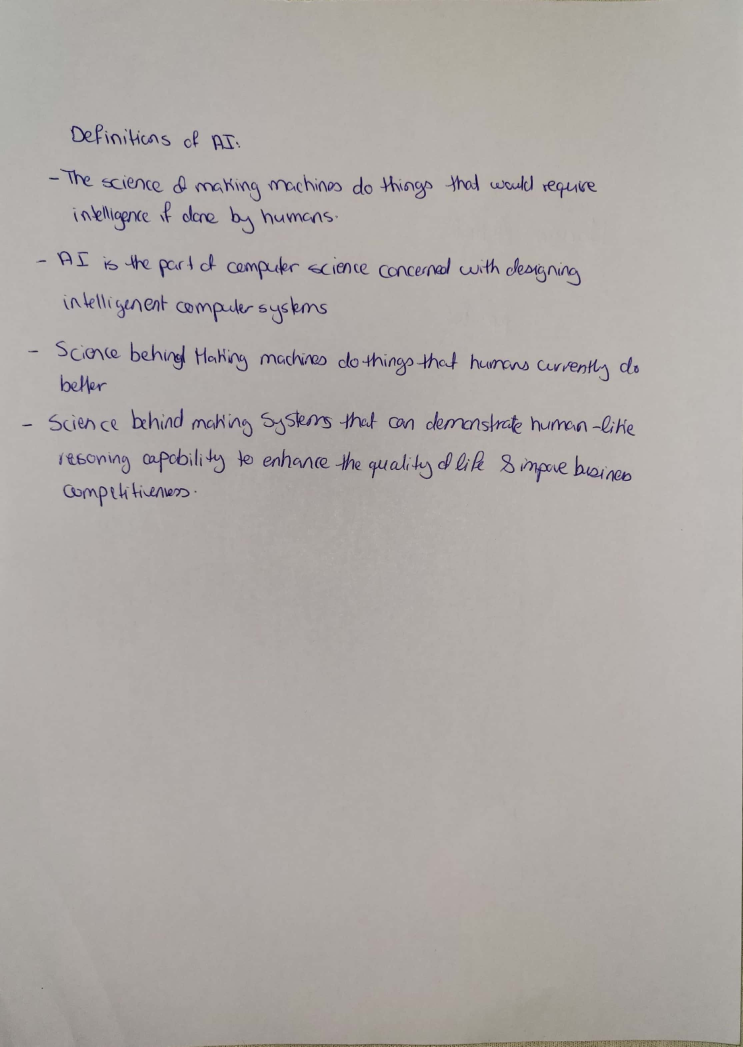
#> input picture testData/Females/F124.jpg, 2228 x 3140 px (shown at 1/3 size)
$ python -i hinge_feature_extraction.py   (imports and definitions only)
#> lines starting #> are read from the running program, lines starting #| are printed output that depends on the picture; after the words box and inside, x2 and y2 are one past the last pixel; in counts of white or black regions, pixels touching at a corner belong together
# -*- coding: utf-8 -*-
from PIL import Image, ImageEnhance
import cv2
import numpy as np


N_ANGLE_BINS = 40
BIN_SIZE = 360 // N_ANGLE_BINS
LEG_LENGTH = 25
sharpness_factor=10
bordersize=3
show_images=False
is_binary=False


def preprocess_image(img_file, sharpness_factor = 10, bordersize = 3):
#> called with img_file = 'testData/Females/F124.jpg', sharpness_factor = 10, bordersize = 3
    im = Image.open(img_file)
#> im is the input picture: PIL image 2228x3140 RGB; mean R, G, B 173.9, 169.1, 165.9

    enhancer = ImageEnhance.Sharpness(im)
    im_s_1 = enhancer.enhance(sharpness_factor)
    # plt.imshow(im_s_1, cmap='gray')

    (width, height) = (im.width * 2, im.height * 2)
#> width = 4456; height = 6280
    im_s_1 = im_s_1.resize((width, height))
#> im_s_1: PIL image 4456x6280 RGB
    image = np.array(im_s_1)
    image = cv2.copyMakeBorder(
        image,
        top=bordersize,
        bottom=bordersize,
        left=bordersize,
        right=bordersize,
        borderType=cv2.BORDER_CONSTANT,
        value=[255, 255, 255]
    )

    image = cv2.cvtColor(image, cv2.COLOR_BGR2GRAY)
#> image: shape (6286, 4462)
    image = cv2.GaussianBlur(image,(3,3),0)

    (thresh, bw_image) = cv2.threshold(image, 128, 255, cv2.THRESH_BINARY | cv2.THRESH_OTSU)
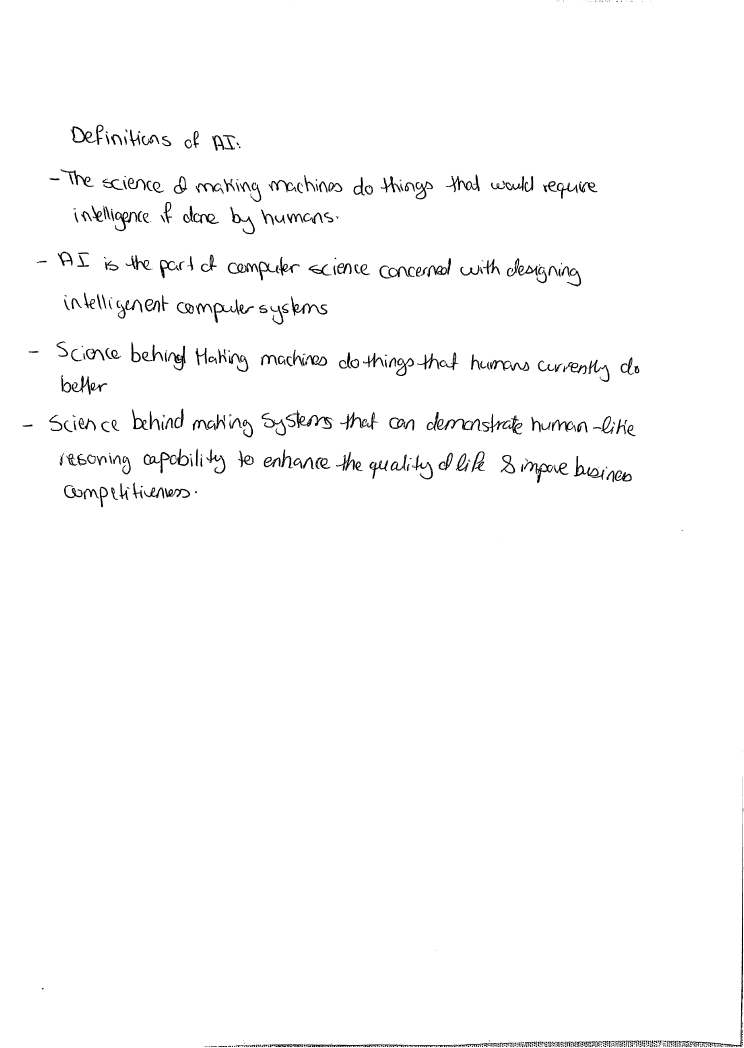
#> bw_image: shape (6286, 4462) (shown at 1/6 size); 98.4% white; 891 black regions (268 under 20 px)
#> thresh = 106

    return bw_image

def get_contour_pixels(bw_image):
    contours, _= cv2.findContours(bw_image, cv2.RETR_TREE, cv2.CHAIN_APPROX_NONE)
#> contours = 1188 contours, 430 with area under 20; largest, box (x1, y1, x2, y2) and area: (0, 0, 4462, 6286) 28037385, (4440, 4801, 4460, 6268) 8899, (425, 757, 580, 858) 8160, (1754, 2460, 1996, 2575) 6832, (3142, 2768, 3322, 2899) 5882
    contours = sorted(contours, key=cv2.contourArea, reverse=True)[1:]
#> contours = 1187 contours, 430 with area under 20; largest, box (x1, y1, x2, y2) and area: (4440, 4801, 4460, 6268) 8899, (425, 757, 580, 858) 8160, (1754, 2460, 1996, 2575) 6832, (3142, 2768, 3322, 2899) 5882, (2689, 1046, 2879, 1154) 5781

    img2 = bw_image.copy()[:,:,np.newaxis]
    img2 = np.concatenate([img2, img2, img2], axis = 2)
#> img2: shape (6286, 4462, 3); 98.4% white; 891 black regions (268 under 20 px)

    return contours

def get_hinge_features(img_file):
    bw_image = preprocess_image(img_file,sharpness_factor, bordersize)
    contours = get_contour_pixels(bw_image)

    hist = np.zeros((N_ANGLE_BINS, N_ANGLE_BINS))

    # print([len(cnt) for cnt in contours])
    for cnt in contours:
        n_pixels = len(cnt)
        if n_pixels <= LEG_LENGTH:
            continue

        points = np.array([point[0] for point in cnt])
        xs, ys = points[:, 0], points[:, 1]
        point_1s = np.array([cnt[(i + LEG_LENGTH) % n_pixels][0] for i in range(n_pixels)])
        point_2s = np.array([cnt[(i - LEG_LENGTH) % n_pixels][0] for i in range(n_pixels)])
        x1s, y1s = point_1s[:, 0], point_1s[:, 1]
        x2s, y2s = point_2s[:, 0], point_2s[:, 1]

        phi_1s = np.degrees(np.arctan2(y1s - ys, x1s - xs) + np.pi)
        phi_2s = np.degrees(np.arctan2(y2s - ys, x2s - xs) + np.pi)

        indices = np.where(phi_2s > phi_1s)[0]

        for i in indices:
            phi1 = int(phi_1s[i] // BIN_SIZE) % N_ANGLE_BINS
            phi2 = int(phi_2s[i] // BIN_SIZE) % N_ANGLE_BINS
            hist[phi1, phi2] += 1
#> this loop made 1187 passes
#> n_pixels on passes 1 to 3: 3018, 537, 1287
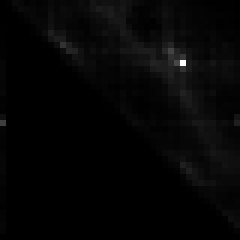
#> hist: shape (40, 40) float64 (shown 6 times larger); min 0, max 1931, mean 42.4; drawn with min black and max white

    normalised_hist = hist / np.sum(hist)
    feature_vector = normalised_hist[np.triu_indices_from(normalised_hist, k = 1)]
#> feature_vector = 780 values, max 0.0285 at index 364, min 2.95e-05 at index 38, mean 0.00124

    return feature_vector

>>> result = get_hinge_features('testData/Females/F124.jpg')
#> result has the same summary as feature_vector in get_hinge_features

$ run again, on testData/Females/F125.jpg
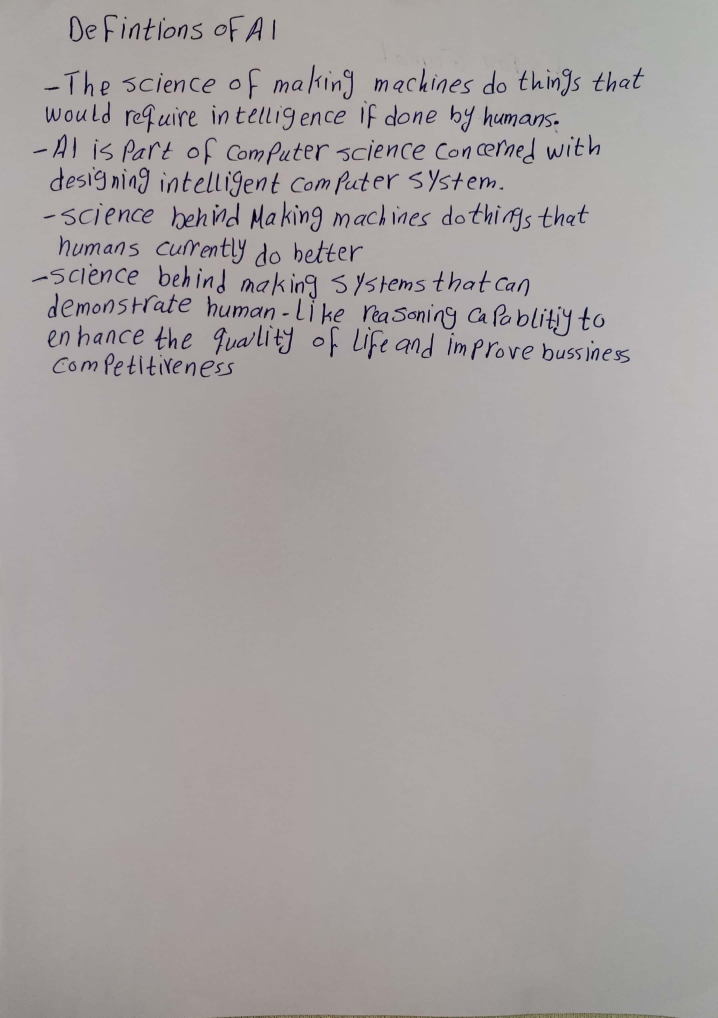
#> input picture testData/Females/F125.jpg, 2152 x 3052 px (shown at 1/3 size)
#> in preprocess_image, im is the input picture: PIL image 2152x3052 RGB; mean R, G, B 167.4, 162.4, 161.5
#> in preprocess_image, `(thresh, bw_image) = cv2.threshold(image, 128, 255, cv2.THRESH_BINARY ..`:
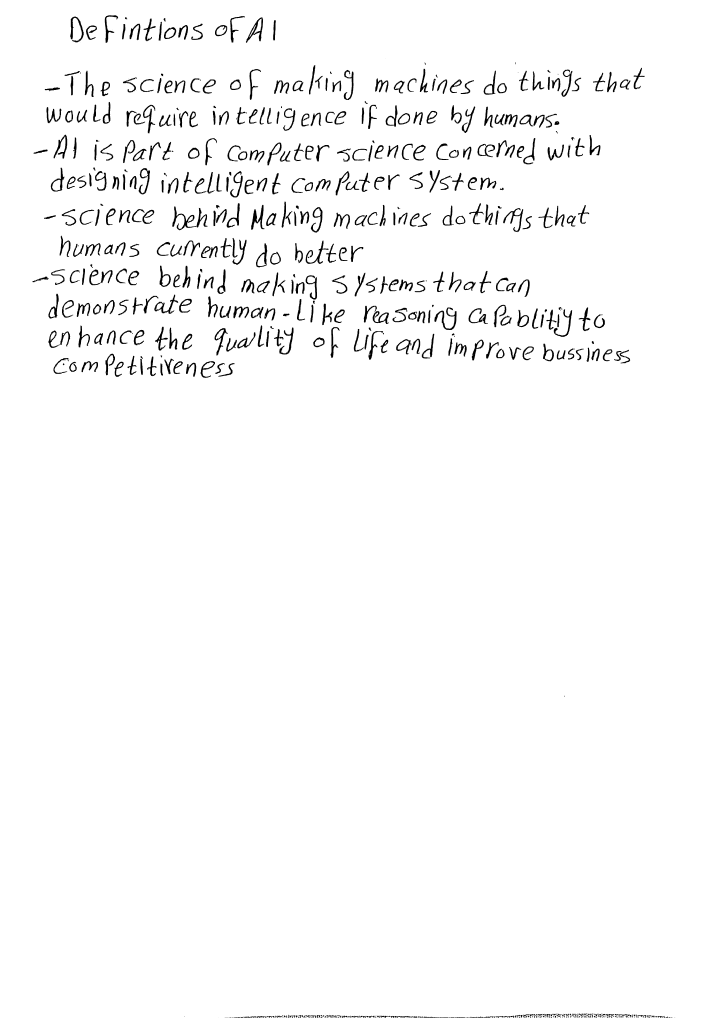
#> bw_image: shape (6110, 4310) (shown at 1/6 size); 97.6% white; 732 black regions (144 under 20 px)
#> thresh = 97
#> in get_contour_pixels, `contours, _= cv2.findContours(bw_image, cv2.RETR_TREE, cv2.CHAIN_APPRO..`: contours = 882 contours, 194 with area under 20; largest, box (x1, y1, x2, y2) and area: (0, 0, 4310, 6110) 26323681, (1033, 1237, 1247, 1383) 7892, (1474, 103, 1580, 258) 6414, (304, 1005, 387, 1150) 5422, (1535, 1458, 1604, 1605) 5163
#> in get_contour_pixels, `contours = sorted(contours, key=cv2.contourArea, reverse=True)[1:]`: contours = 881 contours, 194 with area under 20; largest, box (x1, y1, x2, y2) and area: (1033, 1237, 1247, 1383) 7892, (1474, 103, 1580, 258) 6414, (304, 1005, 387, 1150) 5422, (1535, 1458, 1604, 1605) 5163, (2605, 1844, 2740, 1981) 4778
#> img2: shape (6110, 4310, 3); 97.6% white; 732 black regions (144 under 20 px)
#> the loop in get_hinge_features, `for cnt in contours:` made 881 passes
#> n_pixels on passes 1 to 3: 1383, 481, 401
#> after the loop in get_hinge_features, `for cnt in contours:`:
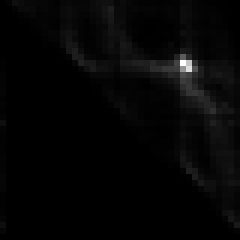
#> hist: shape (40, 40) float64 (shown 6 times larger); min 0, max 2223, mean 49.8; drawn with min black and max white
#> feature_vector = 780 values, max 0.0279 at index 364, min 1.25e-05 at index 38, mean 0.00126
#> result has the same summary as feature_vector in get_hinge_features

$ run again, on testData/Females/F126.jpg
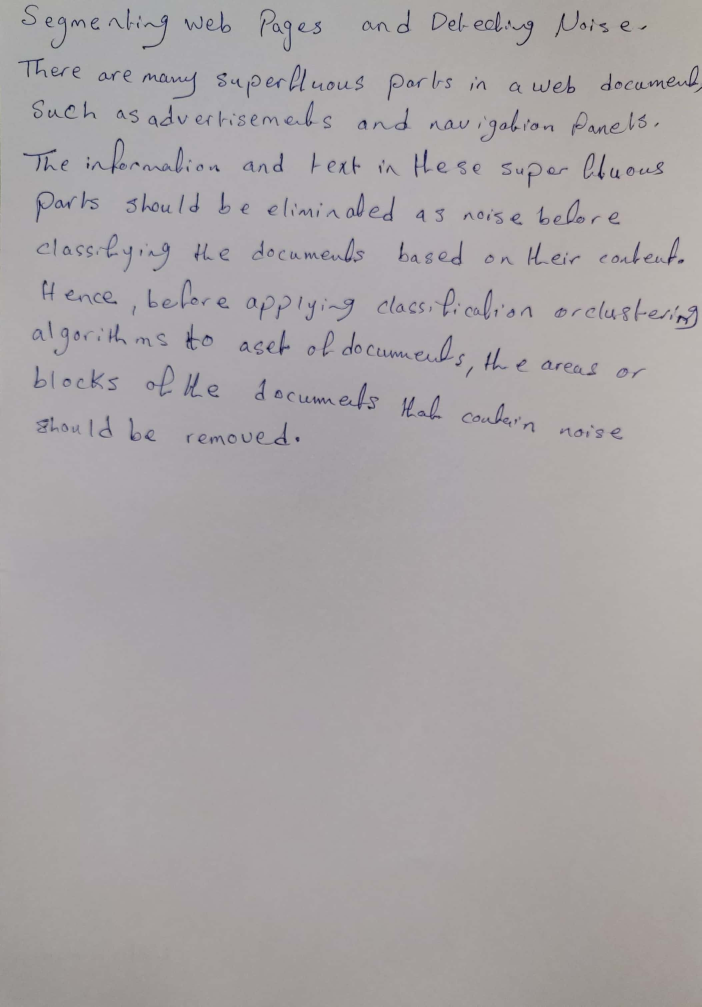
#> input picture testData/Females/F126.jpg, 2104 x 3020 px (shown at 1/3 size)
#> in preprocess_image, im is the input picture: PIL image 2104x3020 RGB; mean R, G, B 168.6, 164.1, 165.4
#> in preprocess_image, `(thresh, bw_image) = cv2.threshold(image, 128, 255, cv2.THRESH_BINARY ..`:
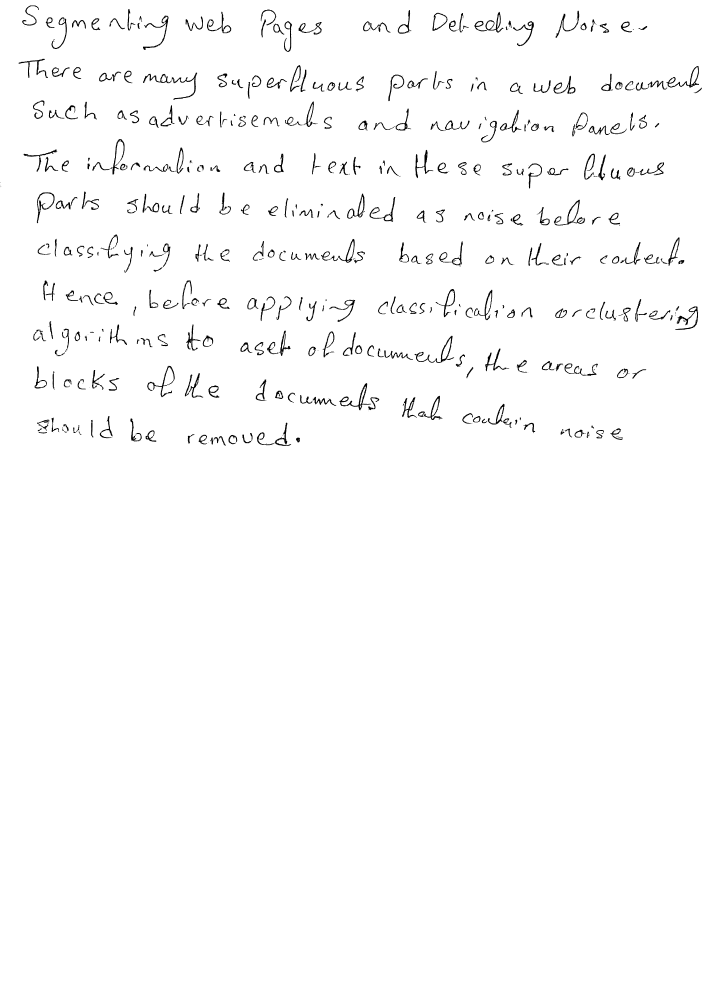
#> bw_image: shape (6046, 4214) (shown at 1/6 size); 98.3% white; 756 black regions (275 under 20 px)
#> thresh = 109
#> in get_contour_pixels, `contours, _= cv2.findContours(bw_image, cv2.RETR_TREE, cv2.CHAIN_APPRO..`: contours = 935 contours, 312 with area under 20; largest, box (x1, y1, x2, y2) and area: (0, 0, 4214, 6046) 25467585, (220, 1153, 328, 1341) 9692, (3322, 1197, 3512, 1354) 8260, (3998, 395, 4195, 526) 7292, (2594, 76, 2686, 187) 6572
#> in get_contour_pixels, `contours = sorted(contours, key=cv2.contourArea, reverse=True)[1:]`: contours = 934 contours, 312 with area under 20; largest, box (x1, y1, x2, y2) and area: (220, 1153, 328, 1341) 9692, (3322, 1197, 3512, 1354) 8260, (3998, 395, 4195, 526) 7292, (2594, 76, 2686, 187) 6572, (2035, 2298, 2228, 2463) 6281
#> img2: shape (6046, 4214, 3); 98.3% white; 756 black regions (275 under 20 px)
#> the loop in get_hinge_features, `for cnt in contours:` made 934 passes
#> n_pixels on passes 1 to 3: 524, 1042, 822
#> after the loop in get_hinge_features, `for cnt in contours:`:
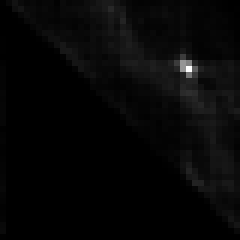
#> hist: shape (40, 40) float64 (shown 6 times larger); min 0, max 1720, mean 46.2; drawn with min black and max white
#> feature_vector = 780 values, max 0.0233 at index 393, min 5.41e-05 at index 37, mean 0.00126
#> result has the same summary as feature_vector in get_hinge_features
